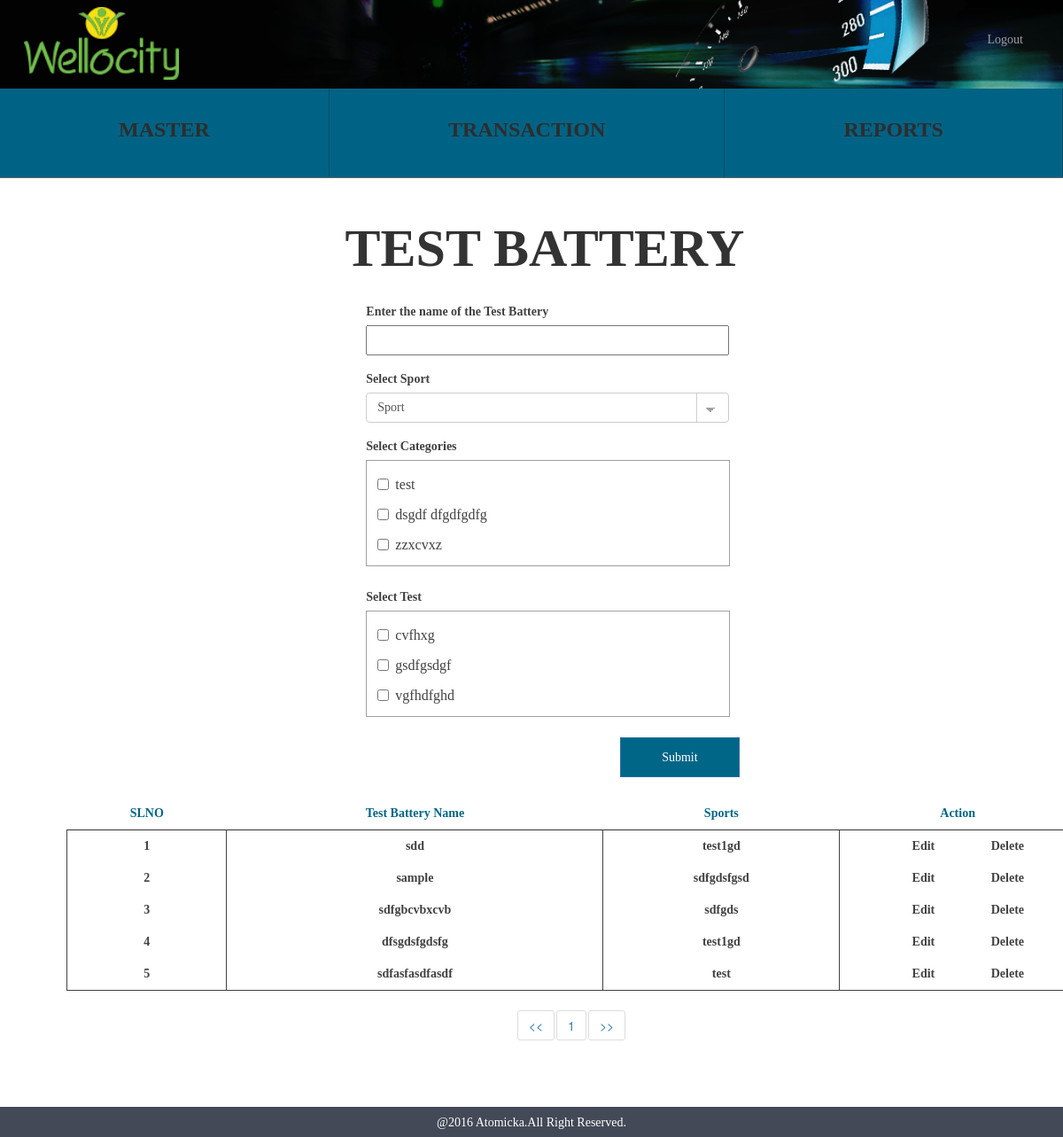
/test_battery.php (signed in), run on an earlier commit of the app's database.
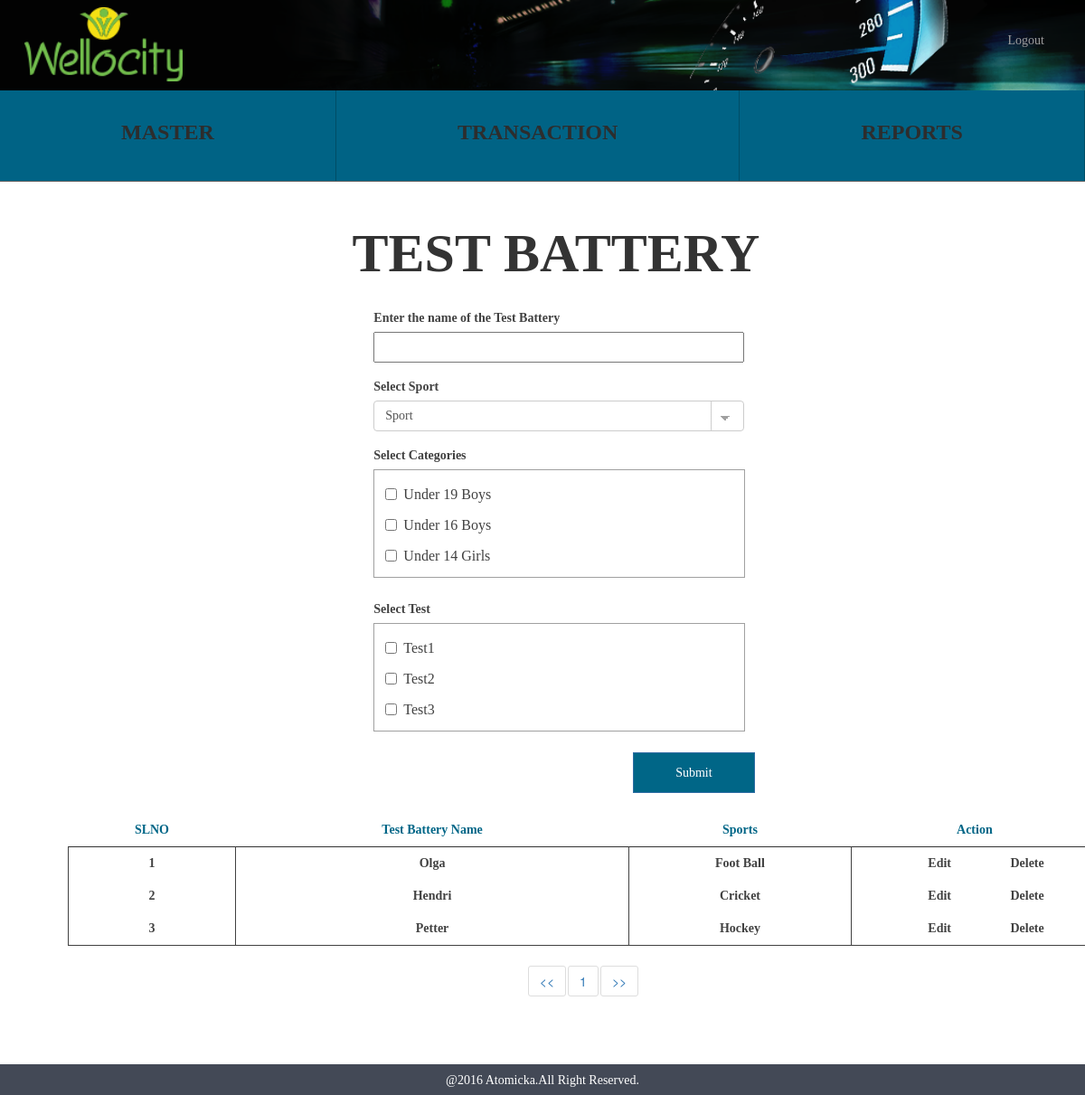
And on a later commit of the database.
### tables this page shows
CREATE TABLE IF NOT EXISTS `wc_categories` (
  `categories_id` int(10) NOT NULL AUTO_INCREMENT,
  `categories_name` varchar(150) NOT NULL,
  `categories_status` tinyint(1) NOT NULL,
  `categories_createddate` timestamp NOT NULL DEFAULT CURRENT_TIMESTAMP,
  PRIMARY KEY (`categories_id`),
  KEY `categories_name` (`categories_name`)
);

CREATE TABLE IF NOT EXISTS `wc_test_attribute` (
  `test_attribute_id` int(10) NOT NULL AUTO_INCREMENT,
  `test_id` int(10) NOT NULL,
  `test_parameter_name` varchar(250) NOT NULL,
  `test_parameter_type` varchar(150) NOT NULL,
  `test_parameter_unit` varchar(50) NOT NULL,
  `test_parameter_format` varchar(50) NOT NULL,
  `test_attribute_status` tinyint(1) NOT NULL,
  `test_attribute_createddate` timestamp NOT NULL DEFAULT CURRENT_TIMESTAMP,
  PRIMARY KEY (`test_attribute_id`),
  KEY `test_id` (`test_id`)
);

CREATE TABLE IF NOT EXISTS `wc_test` (
  `test_id` int(10) NOT NULL AUTO_INCREMENT,
  `test_name` varchar(100) NOT NULL,
  `test_status` tinyint(1) NOT NULL,
  `test_createddate` timestamp NOT NULL DEFAULT CURRENT_TIMESTAMP,
  PRIMARY KEY (`test_id`)
);

CREATE TABLE IF NOT EXISTS `wc_testbattery` (
  `testbattery_id` int(10) NOT NULL AUTO_INCREMENT COMMENT 'Stores the testbattery id',
  `testbattery_name` varchar(255) NOT NULL COMMENT 'Stores the testbattery name',
  `testbatterysports_id` int(10) NOT NULL COMMENT 'Stores the testbattery name',
  `testbattery_status` tinyint(1) NOT NULL COMMENT 'Stores the testbattery status either active or inactive',
  `testbattery_createddate` timestamp NOT NULL DEFAULT CURRENT_TIMESTAMP COMMENT 'Stores the created date of the  testbattery',
  PRIMARY KEY (`testbattery_id`),
  KEY `testbatterysports_id` (`testbatterysports_id`)
);

CREATE TABLE IF NOT EXISTS `wc_sports` (
  `sports_id` int(10) NOT NULL AUTO_INCREMENT,
  `sports_name` varchar(150) NOT NULL,
  `sports_status` tinyint(1) NOT NULL,
  `sports_createddate` timestamp NOT NULL DEFAULT CURRENT_TIMESTAMP,
  PRIMARY KEY (`sports_id`)
);

### functions/category_function.php (called while the page is built, shortened)
<?php
class categoryfunction{
    public function categoryselectfunction(){
      $temp_arr = array();
      $res = mysql_query("SELECT * FROM wc_categories ORDER BY categories_id DESC") or die(mysql_error());
      while($row = mysql_fetch_array($res)) {
          $temp_arr[] =$row;
      }
      return $temp_arr;
      }
}
 ?>

### functions/test_functions.php (called while the page is built, shortened)
<?php
class testfunction{
    public function testbatteryselectfunction(){
      $temp_arr = array();
      $res = mysql_query("SELECT * FROM wc_test_attribute INNER JOIN wc_test ON wc_test_attribute.test_id = wc_test.test_id group by wc_test_attribute.test_id  ") or die(mysql_error());
      while($row = mysql_fetch_array($res)) {
          $temp_arr[] =$row;
      }
      return $temp_arr;
      }
}
 ?>

### functions/test_battery_functions.php (called while the page is built, shortened)
<?php
class testbatteryfunction{
    public function testbatteryselectfunction(){
      $temp_arr = array();
      $res = mysql_query("SELECT * FROM wc_testbattery
          INNER JOIN wc_sports ON wc_testbattery.testbatterysports_id = wc_sports.sports_id ORDER BY testbattery_id DESC") or die(mysql_error());
      while($row = mysql_fetch_array($res)) {
          $temp_arr[] =$row;
      }
      return $temp_arr;
      }
}
 ?>

### test_battery.php (the view, shortened to what this page needs)
<?php
require_once "functions/category_function.php";
require_once "functions/test_functions.php";
require_once "functions/test_battery_functions.php";
require_once "header.php";
$test_battery = new testbatteryfunction();
$category = new categoryfunction();
$test = new testfunction();
?>
<div class="container">
	<div class="container align_center align_height">
		<span class="sports">TEST BATTERY</span>
	</div>
	<div class="container">
		<div class="col-xs-12 col-md-11">
			<div class="col-md-4 hidden-xs"></div>
			<div class="col-xs-12 col-md-7 align_margin">
				<form method="post" action="functions/test_battery_functions.php" id="test_battery_form">
					<div class="form-group">
						<label>Enter the name of the Test Battery</label><br>
						<input type="text" class="adjust_width" name="test_battery_name" data-validation-error-msg="please Enter the name of the Test Battery" data-validation="required">
					</div>
					<div class="form-group">
						  <label for="sel1">Select Sport</label>
						  <select class="form-control adjust_width classic" id="sel1" name="Sport" data-validation-error-msg="Please Select the sport" data-validation="required">
							  <option value="">Sport</option>
							</select>
					</div>
					<div class="align_margin">
						<label>Select Categories</label><br>
						<div class="area_scroll">
							<?php
						  $cat_data = $category->categoryselectfunction();
						  foreach( $cat_data as $eachrecord ) {
						   ?>
							<div class="checkbox align_check">
					      		<label class="remember_txt"><input type="checkbox" name='categories[]' data-validation="checkbox_group" data-validation-qty="min1" value="<?php echo $eachrecord ['categories_id']; ?>"><?php echo $eachrecord ['categories_name']; ?></label>
					    	</div>
							<?php } ?>
						</div>
					</div>
					<div class="align_margin">
						<label>Select Test</label><br>
						<div class="area_scroll">
							<?php
						  $test_data = $test->testbatteryselectfunction();
						  foreach( $test_data as $eachrecord ) {
						   ?>
							<div class="checkbox align_check">
					      		<label class="remember_txt"><input type="checkbox" name="test[]" data-validation="checkbox_group" data-validation-qty="min1" value="<?php echo $eachrecord ['test_id']; ?>"><?php echo $eachrecord ['test_name']; ?></label>
					    	</div>
							<?php } ?>
						</div>
					</div>
					<div class="col-md-9 schedule_btn">
						<input type="submit" class="btn btn-primary align_right clear" value="Submit">
					</div>
				</form>
			</div>
			<div class="container table-position">
			  <table class="table state_table" id="test_battery_table">
			    <thead>
			      <tr class="row_color">
			        <th class="align_center">SLNO</th>
			        <th class="align_center">Test Battery Name</th>
			        <th class="align_center">Sports</th>
			        <th class="align_center">Action</th>
			      </tr>
			    </thead>
			    <tbody>
					<?php
					$data = $test_battery->testbatteryselectfunction();
					$i=1;
					foreach( $data as $eachrecord ) {
					 ?>
			      <tr class="align_center delete_color">
			        <td class="testbattery_id"><?php echo $i; ?></td>
			       	<td class="testbattery_name"><?php echo $eachrecord ['testbattery_name']; ?></td>
			        <td class="sports_name"><?php echo $eachrecord ['sports_name']; ?></td>
			        <td>
			        	<span class="edit_state edit_test_battery " data-value="<?php echo $eachrecord ['testbattery_id']; ?>">Edit</span>
		        		<span class="delete_state" data-value="<?php echo $eachrecord ['testbattery_id']; ?>">Delete</span>
			        </td>
			      </tr>
				  <?php $i++; } ?>
			    </tbody>
			  </table>
			</div>
		</div>
	</div>
</div>
<?php require_once "footer.php" ?>

What changed in the data, as far as the page shows it:
removed wc_categories: categories_name "test"
removed wc_categories: categories_name "dsgdf dfgdfgdfg"
removed wc_categories: categories_name "zzxcvxz"
removed wc_test_attribute: test.test_name "cvfhxg"
removed wc_test_attribute: test.test_name "gsdfgsdgf"
removed wc_test_attribute: test.test_name "vgfhdfghd"
removed wc_testbattery: testbattery_name "sdd", testbatterysports.sports_name "test1gd", $eachrecord ['testbattery_id'] 12 (drawn)
removed wc_testbattery: testbattery_name "sample", testbatterysports.sports_name "sdfgdsfgsd", $eachrecord ['testbattery_id'] 11 (drawn)
removed wc_testbattery: testbattery_name "sdfgbcvbxcvb", testbatterysports.sports_name "sdfgds", $eachrecord ['testbattery_id'] 6 (drawn)
removed wc_testbattery: testbattery_name "dfsgdsfgdsfg", testbatterysports.sports_name "test1gd"
removed wc_testbattery: testbattery_name "sdfasfasdfasdf", testbatterysports.sports_name "test", $eachrecord ['testbattery_id'] 2 (drawn)
added wc_categories: categories_name "Under 19 Boys"
now on this page (row edited): wc_categories: categories_name "Under 16 Boys"
now on this page (row edited): wc_categories: categories_name "Under 14 Girls"
added wc_test_attribute: test.test_name "Test1"
added wc_test_attribute: test.test_name "Test2"
added wc_test_attribute: test.test_name "Test3"
added wc_testbattery: testbattery_name "Olga", testbatterysports.sports_name "Foot Ball", $eachrecord ['testbattery_id'] 3 (drawn)
added wc_testbattery: testbattery_name "Hendri", testbatterysports.sports_name "Cricket"
added wc_testbattery: testbattery_name "Petter", testbatterysports.sports_name "Hockey", $eachrecord ['testbattery_id'] 1 (drawn)
